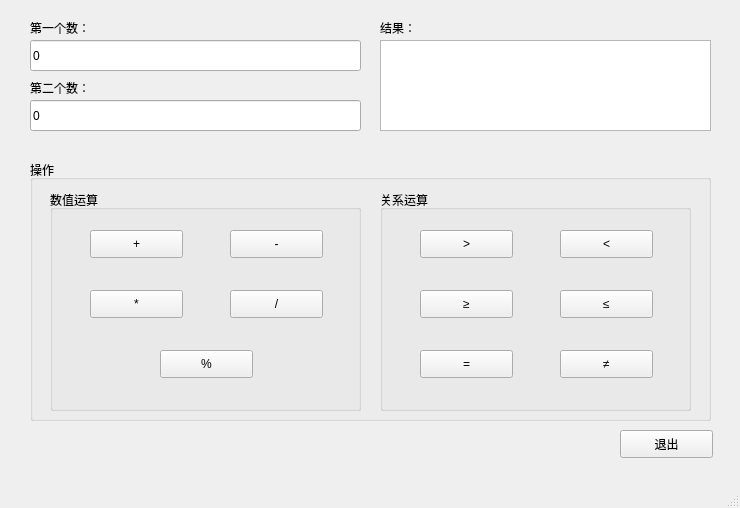
<?xml version="1.0" encoding="UTF-8"?>
<ui version="4.0">
 <class>MainWindow</class>
 <widget class="QMainWindow" name="MainWindow">
  <property name="enabled">
   <bool>true</bool>
  </property>
  <property name="geometry">
   <rect>
    <x>0</x>
    <y>0</y>
    <width>740</width>
    <height>508</height>
   </rect>
  </property>
  <property name="windowTitle">
   <string>无符号大整数计算器</string>
  </property>
  <property name="documentMode">
   <bool>false</bool>
  </property>
  <widget class="QWidget" name="centralwidget">
   <widget class="QPushButton" name="pushButtonExit">
    <property name="geometry">
     <rect>
      <x>620</x>
      <y>430</y>
      <width>93</width>
      <height>28</height>
     </rect>
    </property>
    <property name="text">
     <string>退出</string>
    </property>
   </widget>
   <widget class="QLabel" name="labelFirst">
    <property name="geometry">
     <rect>
      <x>30</x>
      <y>20</y>
      <width>72</width>
      <height>15</height>
     </rect>
    </property>
    <property name="text">
     <string>第一个数：</string>
    </property>
   </widget>
   <widget class="QLabel" name="labelSecond">
    <property name="geometry">
     <rect>
      <x>30</x>
      <y>80</y>
      <width>72</width>
      <height>15</height>
     </rect>
    </property>
    <property name="text">
     <string>第二个数：</string>
    </property>
   </widget>
   <widget class="QLineEdit" name="lineEditFirst">
    <property name="geometry">
     <rect>
      <x>30</x>
      <y>40</y>
      <width>331</width>
      <height>31</height>
     </rect>
    </property>
    <property name="text">
     <string>0</string>
    </property>
   </widget>
   <widget class="QLineEdit" name="lineEditSecond">
    <property name="geometry">
     <rect>
      <x>30</x>
      <y>100</y>
      <width>331</width>
      <height>31</height>
     </rect>
    </property>
    <property name="text">
     <string>0</string>
    </property>
   </widget>
   <widget class="QLabel" name="labelResult">
    <property name="geometry">
     <rect>
      <x>380</x>
      <y>20</y>
      <width>72</width>
      <height>15</height>
     </rect>
    </property>
    <property name="text">
     <string>结果：</string>
    </property>
   </widget>
   <widget class="QGroupBox" name="groupBoxOperations">
    <property name="geometry">
     <rect>
      <x>30</x>
      <y>160</y>
      <width>681</width>
      <height>261</height>
     </rect>
    </property>
    <property name="title">
     <string>操作</string>
    </property>
    <widget class="QGroupBox" name="groupBoxBinaryOperations">
     <property name="geometry">
      <rect>
       <x>20</x>
       <y>30</y>
       <width>311</width>
       <height>221</height>
      </rect>
     </property>
     <property name="title">
      <string>数值运算</string>
     </property>
     <widget class="QPushButton" name="pushButtonPlus">
      <property name="geometry">
       <rect>
        <x>40</x>
        <y>40</y>
        <width>93</width>
        <height>28</height>
       </rect>
      </property>
      <property name="text">
       <string>+</string>
      </property>
     </widget>
     <widget class="QPushButton" name="pushButtonMinus">
      <property name="geometry">
       <rect>
        <x>180</x>
        <y>40</y>
        <width>93</width>
        <height>28</height>
       </rect>
      </property>
      <property name="text">
       <string>-</string>
      </property>
     </widget>
     <widget class="QPushButton" name="pushButtonMultiply">
      <property name="geometry">
       <rect>
        <x>40</x>
        <y>100</y>
        <width>93</width>
        <height>28</height>
       </rect>
      </property>
      <property name="text">
       <string>*</string>
      </property>
     </widget>
     <widget class="QPushButton" name="pushButtonDivision">
      <property name="geometry">
       <rect>
        <x>180</x>
        <y>100</y>
        <width>93</width>
        <height>28</height>
       </rect>
      </property>
      <property name="text">
       <string>/</string>
      </property>
     </widget>
     <widget class="QPushButton" name="pushButtonModulo">
      <property name="geometry">
       <rect>
        <x>110</x>
        <y>160</y>
        <width>93</width>
        <height>28</height>
       </rect>
      </property>
      <property name="text">
       <string>%</string>
      </property>
     </widget>
    </widget>
    <widget class="QGroupBox" name="groupBoxRelationalOperations">
     <property name="geometry">
      <rect>
       <x>350</x>
       <y>30</y>
       <width>311</width>
       <height>221</height>
      </rect>
     </property>
     <property name="title">
      <string>关系运算</string>
     </property>
     <widget class="QPushButton" name="pushButtonGreater">
      <property name="geometry">
       <rect>
        <x>40</x>
        <y>40</y>
        <width>93</width>
        <height>28</height>
       </rect>
      </property>
      <property name="text">
       <string>&gt;</string>
      </property>
     </widget>
     <widget class="QPushButton" name="pushButtonLess">
      <property name="geometry">
       <rect>
        <x>180</x>
        <y>40</y>
        <width>93</width>
        <height>28</height>
       </rect>
      </property>
      <property name="text">
       <string>&lt;</string>
      </property>
     </widget>
     <widget class="QPushButton" name="pushButtonGreaterEqual">
      <property name="geometry">
       <rect>
        <x>40</x>
        <y>100</y>
        <width>93</width>
        <height>28</height>
       </rect>
      </property>
      <property name="text">
       <string>≥</string>
      </property>
     </widget>
     <widget class="QPushButton" name="pushButtonLessEqual">
      <property name="geometry">
       <rect>
        <x>180</x>
        <y>100</y>
        <width>93</width>
        <height>28</height>
       </rect>
      </property>
      <property name="text">
       <string>≤</string>
      </property>
     </widget>
     <widget class="QPushButton" name="pushButtonEqual">
      <property name="geometry">
       <rect>
        <x>40</x>
        <y>160</y>
        <width>93</width>
        <height>28</height>
       </rect>
      </property>
      <property name="text">
       <string>=</string>
      </property>
     </widget>
     <widget class="QPushButton" name="pushButtonNotEqual">
      <property name="geometry">
       <rect>
        <x>180</x>
        <y>160</y>
        <width>93</width>
        <height>28</height>
       </rect>
      </property>
      <property name="text">
       <string>≠</string>
      </property>
     </widget>
    </widget>
   </widget>
   <widget class="QTextBrowser" name="textBrowserResult">
    <property name="geometry">
     <rect>
      <x>380</x>
      <y>40</y>
      <width>331</width>
      <height>91</height>
     </rect>
    </property>
   </widget>
  </widget>
  <widget class="QMenuBar" name="menubar">
   <property name="geometry">
    <rect>
     <x>0</x>
     <y>0</y>
     <width>740</width>
     <height>26</height>
    </rect>
   </property>
  </widget>
  <widget class="QStatusBar" name="statusbar"/>
 </widget>
 <resources/>
 <connections/>
</ui>
